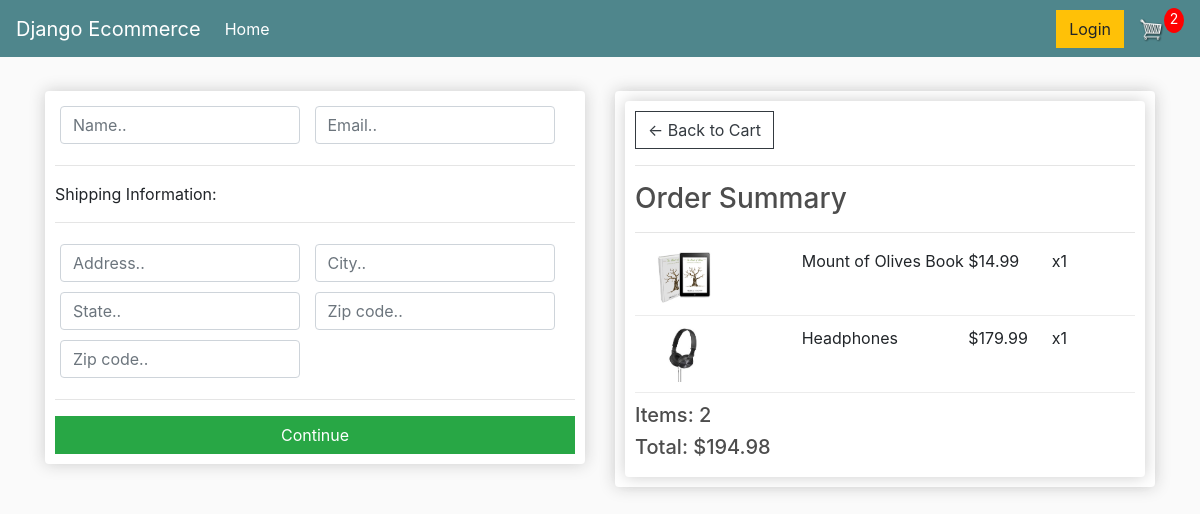
/checkout/ (signed in), run on an earlier commit of the app's database.
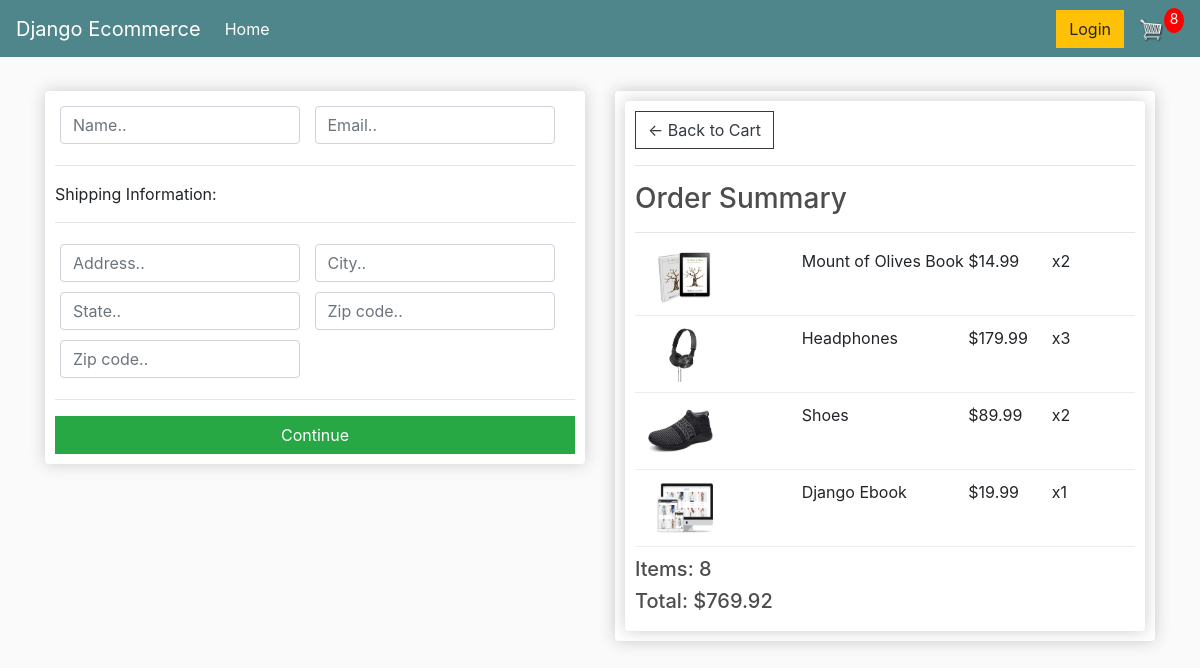
And on a later commit of the database.
### store/models.py (models this page shows, shortened)
class OrderItem(models.Model):
    product = models.ForeignKey(Product, on_delete=models.SET_NULL, null=True)
    order = models.ForeignKey(Order, on_delete=models.SET_NULL, null=True)
    quantity = models.IntegerField(default=0, null=True, blank=True)
    date_added = models.DateTimeField(auto_now_add=True)
    @property
    def get_total(self):
        total = self.product.price * self.quantity
        return total

class Product(models.Model):
    name = models.CharField(max_length=200)
    price = models.FloatField()
    digital = models.BooleanField(default=False, null=True, blank=True)
    image = models.ImageField(null=True, blank=True)
    @property
    def imageURL(self):
        try:
            url = self.image.url
        except:
            url = ''
        return url

class Order(models.Model):
    customer = models.ForeignKey(Customer, on_delete=models.SET_NULL, null=True, blank=True)
    date_ordered = models.DateTimeField(auto_now_add=True)
    complete = models.BooleanField(default=False)
    transaction_id = models.CharField(max_length=100, null=True)
    @property
    def shipping(self):
        shipping = False
        orderitems = self.orderitem_set.all()
        for i in orderitems:
            if i.product.digital == False:
                shipping = True
        return shipping
    @property
    def get_cart_total(self):
        orderitems = self.orderitem_set.all()
        total = sum([item.get_total for item in orderitems])
        return total
    @property
    def get_cart_items(self):
        orderitems = self.orderitem_set.all()
        total = sum([item.quantity for item in orderitems])
        return total

### store/views.py (the view)
# urls.py: path('checkout/', views.checkout, name="checkout"),
def checkout(request):
    if request.user.is_authenticated:
        customer = request.user.customer
        order, created = Order.objects.get_or_create(customer=customer, complete=False)
        items = order.orderitem_set.all()
        cartItems = order.get_cart_items
    else:
        items = []
        order = {'get_cart_total': 0, 'get_cart_items':0, 'shipping': False}
        cartItems = order['get_cart_items']
    context = {'items':items, 'order':order, 'cartItems': cartItems}
    return render(request, 'store/checkout.html', context)

### store/templates/store/checkout.html (shortened to what this page needs)
{% extends 'store/main.html' %}
{% load static %}
{% block content %}
    <div class="row">
        <div class="col-lg-6">
            <div class="box-element" id="form-wrapper">
                <form id="form">
					<div id="user-info">
						<div class="form-field">
							<input required class="form-control" type="text" name="name" placeholder="Name..">
						</div>
						<div class="form-field">
							<input required class="form-control" type="email" name="email" placeholder="Email..">
						</div>
					</div>
					<div id="shipping-info">
						<hr>
						<p>Shipping Information:</p>
						<hr>
						<div class="form-field">
							<input class="form-control" type="text" name="address" placeholder="Address..">
						</div>
						<div class="form-field">
							<input class="form-control" type="text" name="city" placeholder="City..">
						</div>
						<div class="form-field">
							<input class="form-control" type="text" name="state" placeholder="State..">
						</div>
						<div class="form-field">
							<input class="form-control" type="text" name="zipcode" placeholder="Zip code..">
						</div>
						<div class="form-field">
							<input class="form-control" type="text" name="country" placeholder="Zip code..">
						</div>
					</div>
					<hr>
					<input id="form-button" class="btn btn-success btn-block" type="submit" value="Continue">
				</form>
            </div>
			<br>
        </div>
        <div class="col-lg-6">
            <div class="box-element">
                <div class="box-element">
                    <a  class="btn btn-outline-dark" href="{% url 'cart' %}">&#x2190; Back to Cart</a>
                    <hr>
                    <h3>Order Summary</h3>
					<hr>
					{% for item in items %}
						<div class="cart-row">
							<div style="flex:2"><img class="row-image" src="{{ item.product.imageURL }}"></div>
							<div style="flex:2"><p>{{ item.product.name }}</p></div>
							<div style="flex:1"><p>${{ item.product.price|floatformat:2 }}</p></div>
							<div style="flex:1"><p>x{{ item.quantity }}</p></div>
						</div>
					{% endfor %}
                    <h5>Items: {{ order.get_cart_items }}</h5>
                    <h5>Total: ${{ order.get_cart_total|floatformat:2 }}</h5>
                </div>
            </div>
        </div>
	</div>
{% endblock content %}

What changed in the data, as far as the page shows it:
changed OrderItem "Mount of Olives Book": quantity "1" → "2"
changed OrderItem "Headphones": quantity "1" → "3"
added OrderItem: product.imageURL (picture), product.name "Shoes", product.price "89.99", quantity "2"
added OrderItem: product.imageURL (picture), product.name "Django Ebook", product.price "19.99", quantity "1"
changed through a linked row, Order: get_cart_items "2" → "8"; get_cart_total "194.98" → "769.92"
Also different on the page:
{{ cartItems }}: "2" → "8"
